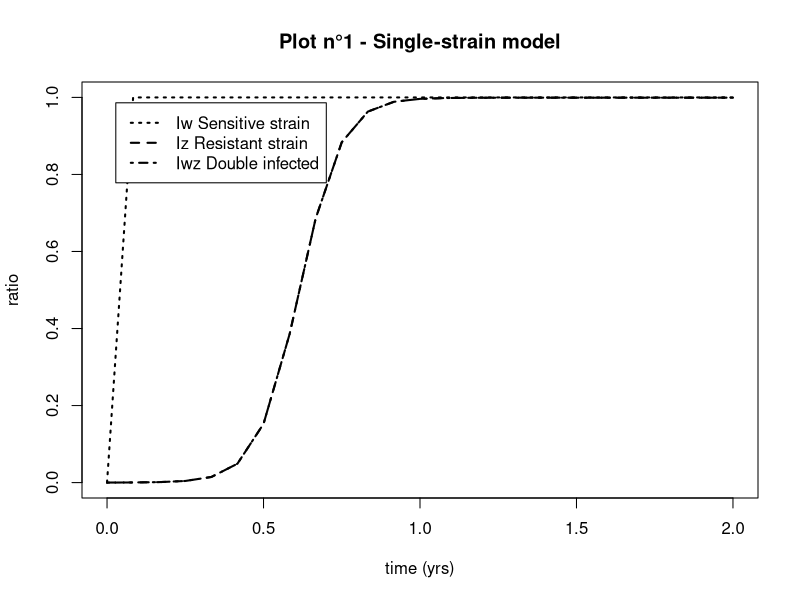
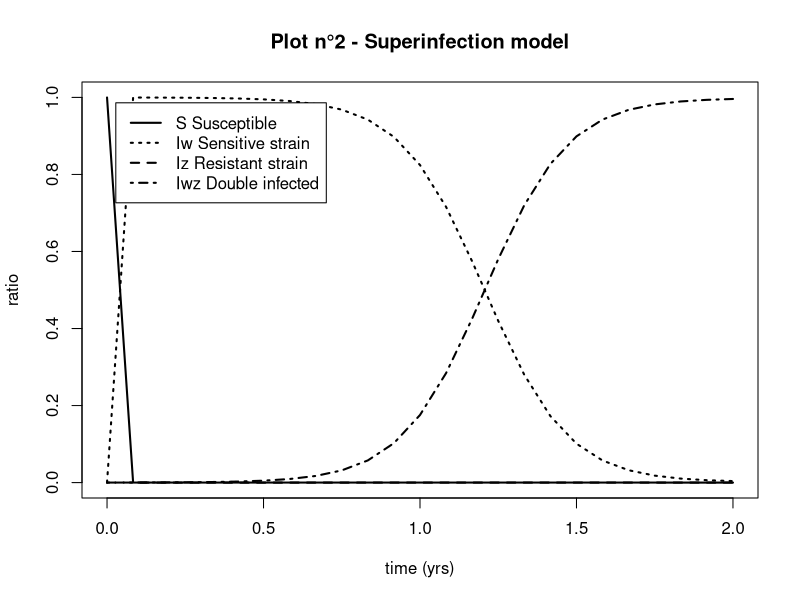
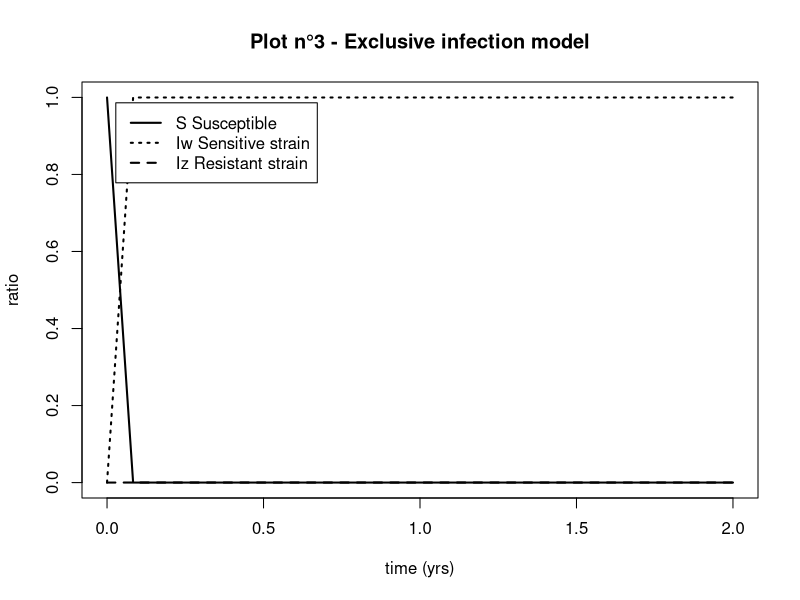
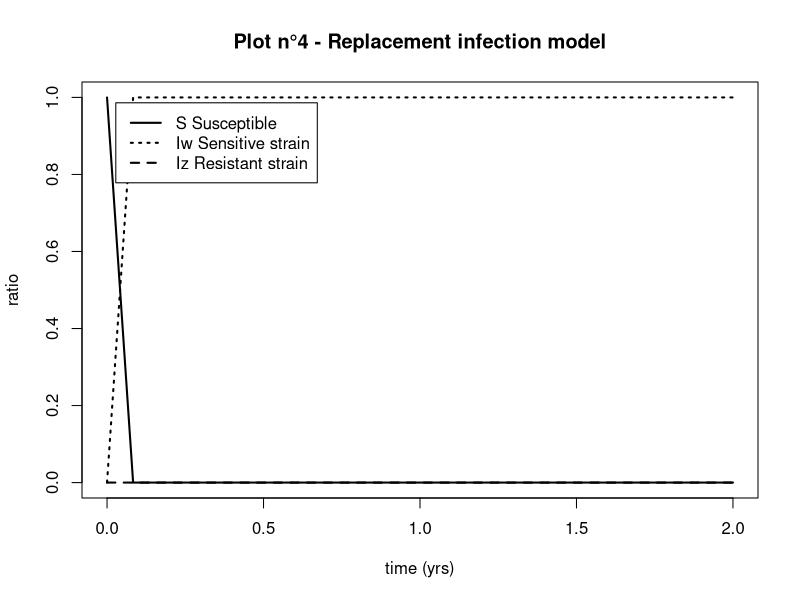
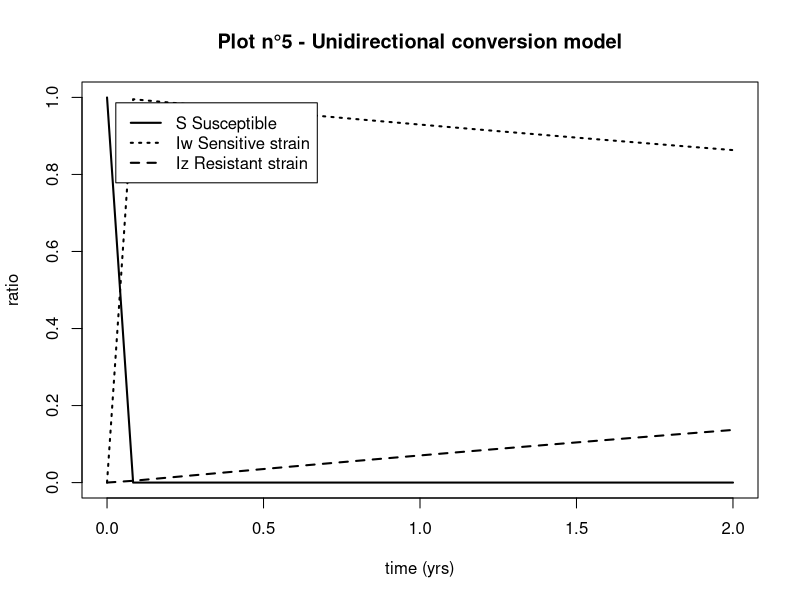
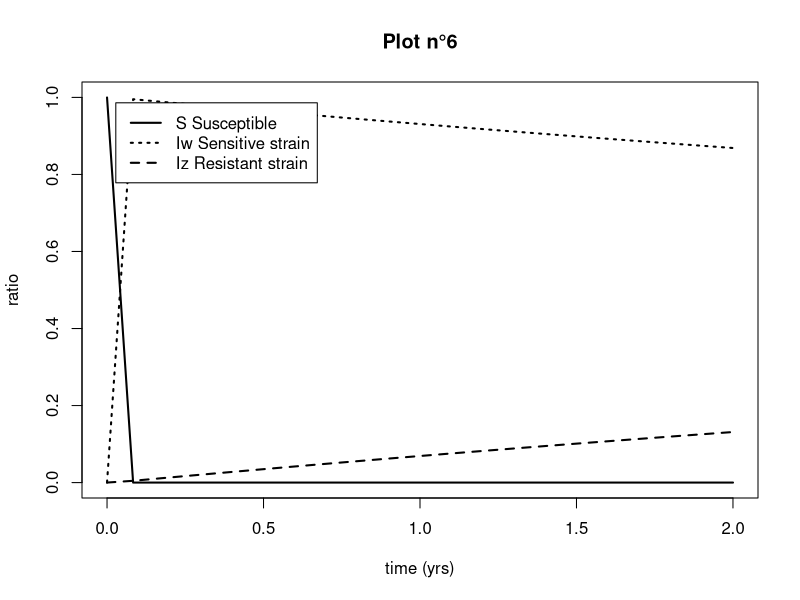

The R script that drew these images, in order:
## ---- chunk 1
library(deSolve)
options("scipen" = 10)
N=10000
a=2
pbeta_w=0.04
pbeta_z=0.0015
pgammaa=0.01
pgamma_tilt=0.1
pq=0.5
prho=0.5
pphi=0.05
peps=0.15

## ---- chunk 2
parameters <- c(beta_w=pbeta_w, beta_z=pbeta_z, gamma=pgammaa, gamma_prim=pgamma_tilt, eps=peps )

state <- c(S1=N-1, S2=N-1, Iw=1, Iz=1)

times=seq(0, a, by=1/12)

SIS_single_strain=function(times, state, parameters){
  with(as.list(c(state,parameters)),
       {dS1 = - beta_w*Iw*S1 + gamma*(1-eps)*Iw + gamma_prim*eps*Iw
        dS2 = - beta_z*Iz*S2 + gamma*Iz
        dIw = beta_w*Iw*S1 - gamma*(1-eps)*Iw - gamma_prim*eps*Iw
        dIz = beta_z*Iz*S2 - gamma*Iz
        list(c(dS1, dS2, dIw, dIz))
       })
}

require(deSolve)

out=as.data.frame(
  ode(y=state, times=times, func=SIS_single_strain, parms=parameters)
)



## ---- chunk 3
plot(times, out$Iw/N, main="Plot n°1 - Single-strain model", xlab="time (yrs)", ylab="ratio", ylim=c(0,1), lty=3, lwd=2, type="l")

lines(times, out$Iz/N, lty=2, lwd=2)

double_inf <- out$Iw*out$Iz

lines(times, double_inf/N^2, lty=4, lwd=2)

legend("topleft" , inset=.05, c("Iw Sensitive strain", "Iz Resistant strain", "Iwz Double infected" ), lty=c(3,2,4), lwd=c(2,2,2))
## ---- chunk 4
parameters <- c(beta_w=pbeta_w, beta_z=pbeta_z, gamma=pgammaa, gamma_prim=pgamma_tilt, eps=peps, q=pq )

state <- c(S=N-2, Iw=1, Iz=1, Iwz=0)

times=seq(0, a, by=1/12)

SIS_superinf=function(times, state, parameters){
  with(as.list(c(state,parameters)),
       {dS = - beta_w*(Iw+q*Iwz)*S - beta_z*(Iz+q*Iwz)*S + gamma*(1-eps)*Iw + gamma_prim*eps*Iw + gamma*Iz
        dIw = beta_w*(Iw+q*Iwz)*S + gamma*Iwz - beta_z*(Iz+q*Iwz)*Iw - gamma*(1-eps)*Iw - gamma_prim*eps*Iw 
        dIz = beta_z*(Iz+q*Iwz)*S + gamma*(1-eps)*Iwz + gamma_prim*eps*Iwz - beta_w*(Iw+q*Iwz)*Iz - gamma*Iz 
        dIwz = beta_w*(Iw+q*Iwz)*Iz + beta_z*(Iz+q*Iwz)*Iw - gamma*Iwz - gamma*(1-eps)*Iwz - gamma_prim*eps*Iwz
        list(c(dS, dIw, dIz, dIwz))
       })
}

require(deSolve)

out_super=as.data.frame(
  ode(y=state, times=times, func=SIS_superinf, parms=parameters)
)

## ---- chunk 5
plot(times, out_super$S/N, main="Plot n°2 - Superinfection model", xlab="time (yrs)", ylab="ratio", ylim=c(0,1), lty=1, lwd=2, type="l")
lines(times, out_super$Iw/N, lty=3, lwd=2)
lines(times, out_super$Iz/N, lty=2, lwd=2)
lines(times, out_super$Iwz/N, lty=4, lwd=2)

legend("topleft" , inset=.05, c("S Susceptible","Iw Sensitive strain", "Iz Resistant strain", "Iwz Double infected" ), lty=c(1,3,2,4), lwd=c(2,2,2,2))
## ---- chunk 6
parameters <- c(beta_w=pbeta_w, beta_z=pbeta_z, gamma=pgammaa, gamma_prim=pgamma_tilt, eps=peps)

state <- c(S=N-2, Iw=1, Iz=1)

times=seq(0, a, by=1/12)

SIS_exclusive=function(times, state, parameters){
  with(as.list(c(state,parameters)),
       {dS = - beta_w*Iw*S - beta_z*Iz*S + gamma*(1-eps)*Iw + gamma_prim*eps*Iw + gamma*Iz
        dIw = beta_w*Iw*S - gamma*(1-eps)*Iw - gamma_prim*eps*Iw
        dIz = beta_z*Iz*S - gamma*Iz
        list(c(dS, dIw, dIz))
       })
}

require(deSolve)

out_exc=as.data.frame(
  ode(y=state, times=times, func=SIS_exclusive, parms=parameters)
)

## ---- chunk 7
plot(times, out_exc$S/N, main="Plot n°3 - Exclusive infection model", xlab="time (yrs)", ylab="ratio", ylim=c(0,1), lty=1, lwd=2, type="l")
lines(times, out_exc$Iw/N, lty=3, lwd=2)
lines(times, out_exc$Iz/N, lty=2, lwd=2)

legend("topleft" , inset=.05, c("S Susceptible","Iw Sensitive strain", "Iz Resistant strain" ), lty=c(1,3,2), lwd=c(2,2,2))

## ---- chunk 8
parameters <- c(beta_w=pbeta_w, beta_z=pbeta_z, gamma=pgammaa, gamma_prim=pgamma_tilt, eps=peps)

state <- c(S=N-2, Iw=1, Iz=1)

times=seq(0, a, by=1/12)

SIS_replacement=function(times, state, parameters){
  with(as.list(c(state,parameters)),
       {dS = - beta_w*Iw*S - beta_z*Iz*S + gamma*(1-eps)*Iw + gamma_prim*eps*Iw + gamma*Iz
        dIw = beta_w*Iw*S - gamma*(1-eps)*Iw - gamma_prim*eps*Iw + (beta_w-beta_z)*Iw*Iz
        dIz = beta_z*Iz*S - gamma*Iz - (beta_w-beta_z)*Iw*Iz
        list(c(dS, dIw, dIz))
       })
}

require(deSolve)

out_rep=as.data.frame(
  ode(y=state, times=times, func=SIS_replacement, parms=parameters)
)

## ---- chunk 9
plot(times, out_rep$S/N, main="Plot n°4 - Replacement infection model", xlab="time (yrs)", ylab="ratio", ylim=c(0,1), lty=1, lwd=2, type="l")
lines(times, out_rep$Iw/N, lty=3, lwd=2)
lines(times, out_rep$Iz/N, lty=2, lwd=2)

legend("topleft" , inset=.05, c("S Susceptible","Iw Sensitive strain", "Iz Resistant strain" ), lty=c(1,3,2), lwd=c(2,2,2))
## ---- chunk 10
parameters <- c(beta_w=pbeta_w, beta_z=pbeta_z, gamma=pgammaa, gamma_prim=pgamma_tilt, eps=peps, rho=prho )

state <- c(S=N-2, Iw=1, Iz=1)

times=seq(0, a, by=1/12)

SIS_unidir=function(times, state, parameters){
  with(as.list(c(state,parameters)),
       {dS = - beta_w*Iw*S - beta_z*Iz*S + gamma*(1-eps)*Iw + gamma_prim*eps*Iw + gamma*Iz
        dIw = beta_w*Iw*S - gamma*(1-eps)*Iw - gamma_prim*eps*Iw - rho*eps*Iw
        dIz = beta_z*Iz*S - gamma*Iz + rho*eps*Iw
        list(c(dS, dIw, dIz))
       })
}

require(deSolve)

out_uni=as.data.frame(
  ode(y=state, times=times, func=SIS_unidir, parms=parameters)
)

## ---- chunk 11
plot(times, out_uni$S/N, main="Plot n°5 - Unidirectional conversion model", xlab="time (yrs)", ylab="ratio", ylim=c(0,1), lty=1, lwd=2, type="l")
lines(times, out_uni$Iw/N, lty=3, lwd=2)
lines(times, out_uni$Iz/N, lty=2, lwd=2)

legend("topleft" , inset=.05, c("S Susceptible","Iw Sensitive strain", "Iz Resistant strain" ), lty=c(1,3,2), lwd=c(2,2,2))
## ---- chunk 12
parameters <- c(beta_w=pbeta_w, beta_z=pbeta_z, gamma=pgammaa, gamma_prim=pgamma_tilt, eps=peps, rho=prho, phi=pphi )

state <- c(S=N-2, Iw=1, Iz=1)

times=seq(0, a, by=1/12)

SIS_bidir=function(times, state, parameters){
  with(as.list(c(state,parameters)),
       {dS = - beta_w*Iw*S - beta_z*Iz*S + gamma*(1-eps)*Iw + gamma_prim*eps*Iw + gamma*Iz
        dIw = beta_w*Iw*S - gamma*(1-eps)*Iw - gamma_prim*eps*Iw - rho*eps*Iw + phi*(1-eps)*Iz
        dIz = beta_z*Iz*S - gamma*Iz + rho*eps*Iw - phi*(1-eps)*Iz
        list(c(dS, dIw, dIz))
       })
}

require(deSolve)

out_bi=as.data.frame(
  ode(y=state, times=times, func=SIS_bidir, parms=parameters)
)

## ---- chunk 13
plot(times, out_bi$S/N, main="Plot n°6", xlab="time (yrs)", ylab="ratio", ylim=c(0,1), lty=1, lwd=2, type="l")
lines(times, out_bi$Iw/N, lty=3, lwd=2)
lines(times, out_bi$Iz/N, lty=2, lwd=2)

legend("topleft" , inset=.05, c("S Susceptible","Iw Sensitive strain", "Iz Resistant strain" ), lty=c(1,3,2), lwd=c(2,2,2))
